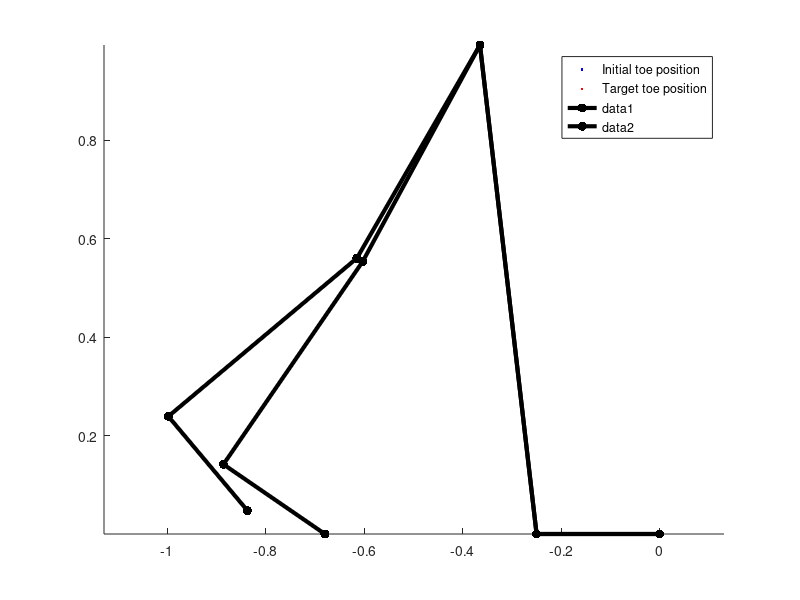

Write the MATLAB code that produced this figure.
function qs = assemblebwroot
% Finds the initial conditions for leg angles q1, q2, q3 that produce
% the desired step length and forward progression of the hip.
% Desired step length is 0.68 m, and forward progression of the hip
% refers to the amount the hip advances forward during double support,
% set to an amount 0.9*(foot length). Both of these values are set from
% human data, and the corresponding leg angles are solved for numerically.

% The q's are defined as q1: stance leg, q2: swing thigh, q3: swing
% shank. These are defined as positive in the counter-clockwise
% direction, measured from the vertical.

% The problem being solved is that the initial conditions do not 
% necessarily satisfy kinematic constraints, such as ensuring that
% the ballistic walking model starts with the trailing leg toe on
% the ground. The solution is numerically solved for a combination of
% the q's that satisfies this constraint.

% This version performs root finding to determine a unique assembly.
% The stance leg angle is set as an explicit constraint, so that
% the remaining two angles q2 and q3 are uniquely determined by the
% horizontal and vertical positions of the swing toe.

% YOU WILL NEED TO ADD CODE IN THREE LOCATIONS
% The rest of the program demonstrates a few other kinematic
% issues, but require no coding.

% Following parameter values are available in all subfunctions:
%  SL SPEED FWDP  lfoot l1 l2 l3

lfoot = 0.25; % foot length
lshank = 0.5; lthigh = 0.5; % segment lengths, thigh and shank
l1 = lshank + lthigh; L = l1; lstance = l1;  % stance leg
l2 = lthigh;
l3 = lshank; 
FWDP = 0.9*lfoot;   % forward progression of hip by end of double support

% The following constraints correspond to typical human walking
SL = 0.68;          % step length in m
SPEED = 1.25;       % nominal speed of 1.25 m/s

% This is the equivalent of Mochon & McMahon's equation (8):
%   SL/2 - L*sin(q10) = FWDP
q10 = asin((SL/2 - FWDP)/L);

q20 = -30*pi/180;
q30 = -50*pi/180; % initial guesses, converted from deg
q23 = [q20; q30]; % contains values for q2 and q3

% Since q1 is already determined, the error in toe position only depends
% on q2 and q3. The error returned has two components, x and y
initialToeError = toeerror(q23); 
fprintf(1,'Initial guess q = [%g %g %g]\n', [q10 q20 q30]);
fprintf(1,'Initial toe error = %g %g\n', initialToeError);

% Plot the initial and target toe positions along with a stick figure
clf; axis equal; hold on; % prepare a figure window
plot(-initialToeError(1)-SL+0*lfoot,-initialToeError(2), 'b.', ...
  -SL+0*lfoot, 0, 'r.'); hold on; % target indicated by red dot
legend('Initial toe position', 'Target toe position');
drawballwalk([q10 q20 q30]); % draw a stick model 

% now solve for the q2 and q3 that yield the desired toe position
q23star = findroot(@toeerror, q23); %% PUT YOUR CODE HERE TO USE FINDROOT TO DETERMINE ASSEMBLY 

qs = [q10; q23star(1); q23star(2)]; % return the solution

% Plot the final configuration after finding the root
fprintf(1,'Final value   q = [%g %g %g]\n', [q10 q23star(1) q23star(2)]);
fprintf(1,'Final toe error = %g %g\n', toeerror(q23star));
drawballwalk(qs);

% next part: find combinations of q's to produce desired x's

% Here is the partial derivative of the toe location with respect
% to the q's, evaluated at the assembled configuration found above.
% (Note that we can find the gradient of the toe error as equivalent
% to the gradient of the actual toe location, since the target location
% is constant. However, this uses the negative of the actual toe location
% so we will have to use -J later.
J = fjacobian(@toeerror, qs);

[U, S, V] = svd(J); % singular value decomposition

qsoln = -J \ [1; 0]; % solve for a purely horizontal motion to the right

J2 = J(2,:);        % second row of J, representing vertical motion
[U2, S2, V2] = svd(J2);

% The nullspace of the second row represents combinations of qs
% that produce zero vertical motion
nullspaceJ2 = [V2(:,2) V2(:,3)]; 

fprintf(1,'A formula for all motions that move the toe in the [1,0] velocity\n');
fprintf(1,'is  [ q1dot ]   [ %+5.3f ]        [ %+5.3f ]\n', qsoln(1), V(1,3) );
fprintf(1,'    [ q2dot ] = [ %+5.3f ] + c1 * [ %+5.3f ]\n', qsoln(2), V(2,3) );
fprintf(1,'    [ q3dot ]   [ %+5.3f ]        [ %+5.3f ]\n', qsoln(3), V(3,3) );

fprintf(1,'A formula for all motions that have no vertical toe motion is\n');
fprintf(1,'[ dq1 ]        [ %+5.3f ]        [ %+5.3f ]\n', V2(1,2), V2(1,3));
fprintf(1,'[ dq2 ] = c1 * [ %+5.3f ] + c2 * [ %+5.3f ]\n', V2(2,2), V2(2,3));
fprintf(1,'[ dq3 ]        [ %+5.3f ]        [ %+5.3f ]\n', V2(3,2), V2(3,3)); 

% Another way to do the same iteration as in the jacobian method
% is to use our particular findroot function, which performs a Newton 
% search using the pseudo-inverse of the gradient. This yields a 
% configuration that minimizes the sum-squared deviations in the q's
% with each iteration. (Note that in other methods of root finding,
% it is not necessarily possible to find the root of a function with
% two elements, if the input has three elements as is the case here.)
qsoln2 = findroot(@toeerror, [q10; q20; q30]);
fprintf(1,'The solution from findroot is [%g; %g; %g]\n', qsoln2);

%% Subfunctions below are called by main program, and have access
% to parameter values

function err = toeerror(q23) 
% Returns the horizontal and vertical toe positions p = [xtoe; ytoe],
% as an error relative to the desired toe position. The desired toe 
% position puts the toe one step length (minus a foot
% length behind the stance heel, at a height of 0 above the ground.
% If both feet were flat on the ground, the distance between heels 
% would be exactly one step length.
% We assume the foot is 90 degrees from the shank. 
% The input vector x contains q2 and q3 angles, and q1 is derived
% from a kinematic constraint on where the hip is at the end of double
% support


% This is the equivalent of Mochon & McMahon's equation (8):
%   SL/2 - L*sin(q10) = FWDP
q10 = asin((SL/2 - FWDP)/L);

q20 = q23(1); q30 = q23(2);

% This is the position of the swing toe relative to the stance heel
xtoe = (-l1*sin(q10) + l2*sin(q20) + l3*sin(q30) + lfoot*sin(q30+pi/2));
ytoe = l1*cos(q10) - l2*cos(q20) - l3*cos(q30) - lfoot*cos(q30+pi/2);

% Calculate the error between actual and desired toe positions
err = [ (-SL+lfoot)-xtoe ; 0-ytoe ]; %% PUT YOUR CODE HERE TO CALCULATE THE ERROR IN X AND Y POSITIONS:
% (This should be a vector that, when placed at the current toe position,
% will point towards the desired toe position.)

end


function hlegout = drawballwalk(x, hlegs);
    % Use the angles to draw a stick figure of the leg configuration
    % The segment lengths should be defined in outer scope of this
    % nested function.
    % A figure window should already exist, with axis equal 
    % recommended.
    
    q1 = x(1); q2 = x(2); q3 = x(3); 

    xtoe = 0;
    xankle = xtoe - lfoot;
    xhip = xankle - lstance*sin(q1);
    xswingknee = xhip + lthigh*sin(q2);
    xswingankle = xswingknee + lshank*sin(q3);
    xswingtoe = xswingankle + lfoot*cos(q3);
    ytoe = 0;
    yankle = ytoe;
    yhip = yankle + lstance*cos(q1);
    yswingknee = yhip - lthigh*cos(q2);
    yswingankle = yswingknee - lshank*cos(q3);
    yswingtoe = yswingankle + lfoot*sin(q3);

    xlocations = [xtoe, xankle, xhip, xswingknee, xswingankle, xswingtoe];
    ylocations = [ytoe, yankle, yhip, yswingknee, yswingankle, yswingtoe];

    if nargin < 2 % need to produce new line
        hlegout = line('xdata', xlocations, 'ydata', ylocations, 'linewidth', 3, 'linestyle', '-',...
            'marker', '.', 'markersize', 20);
    else          % lines exist, so update their positions
        set(hlegs,'xdata', xlocations, 'ydata', ylocations);
    end
        
end % drawballwalk


function [xstar, cnvrg] = findroot(f, x0, parms)
% FINDROOT  Finds the root of a vector function, with vector-valued x0.
%  
% xstar = findroot(f, x0) performs a Newton search and returns xstar,
%   the root of the function f, starting with initial guess x0. The
%   function will typically be expressed with a function handle, e.g. 
%   @f.
%
%   Optional input findroot(f, x0, parms) includes parameters structure,
%   with fields dxtol (smallest allowable dx) and maxiter (max #
%   iterations).
%
%   Optional second output [xstar, cnvrg] = findroot... signals
%   successful convergence. It is set to 
%   false if maximum iterations is exceeded.

if nargin < 3
    parms.dxtol = 1e-6;      % default tolerance for min change in x
    parms.dftol = 1e-6;      % default tolerance for min change in f
    parms.maxiter = 1000;    % allow max of 1000 iterations before quitting
    parms.finitediffdx = []; % finite differencing step size
end

% We will take steps to improve on x, while monitoring
% the change dx, and stopping when it becomes small
dx = Inf;          % initial dx is large
iter = 0;          % count the iterations we go through
x = x0(:);         % start at this initial guess (treat x as a column vector)
fprevious = f(x0); % use to compare changes in function value
df = Inf;          % change in f is initialized as large

% Loop through the refinements, checking to make sure that x and f
% change by some minimal amount, and that we haven't exceeded
% the maximum number of iterations

while max(abs(dx)) >= parms.dxtol & max(abs(df)) >= parms.dftol & ...
        iter <= parms.maxiter
  % Here is the main Newton step
  J = fjacobian(f, x, parms.finitediffdx); % This is the slope
  dx = J\(0 - f(x));                 % and this is the correction to x
  x = x + dx;

  % Update information about changes
  iter = iter + 1;
  df = f(x) - fprevious;
  fprevious = f(x);
end

xstar = x; % use the latest, best guess

cnvrg = true;

if iter > parms.maxiter % we probably didn't find a good solution
  warning('Maximum iterations exceeded in findroot');
  cnvrg = false;
end

if size(x0,2) > 1   % x0 was given to us as a row vector
    xstar = xstar'; % so return xstar in the same shape
end
    
end % findroot

function dfdx = fjacobian(f, x0, dx)
% FJACOBIAN   Computes Jacobian (partial derivative) of function
%
% dfdx = fjacobian(@f, x0 [, dx])
%
%   Uses finite differences to compute partial derivative of vector 
%   function f evaluated at vector x0. 
%   Optional argument dx specifies finite difference
%   step. Note that argument f should typically be entered as a
%   function handle, e.g. @f.
%
%   When dx is not given or empty, a default of 1e-6 is used.

  if nargin < 3 || isempty(dx)
    dx = 1e-6;
  end
  
  f0 = f(x0);
  J = zeros(length(f0), length(x0));
  for i = 1:length(x0)
    xperturbed = x0;
    xperturbed(i) = xperturbed(i) + dx;
    df(:,i) = f(xperturbed) - f0;
  end
  dfdx = df / dx;
end

end % assembleBWroot